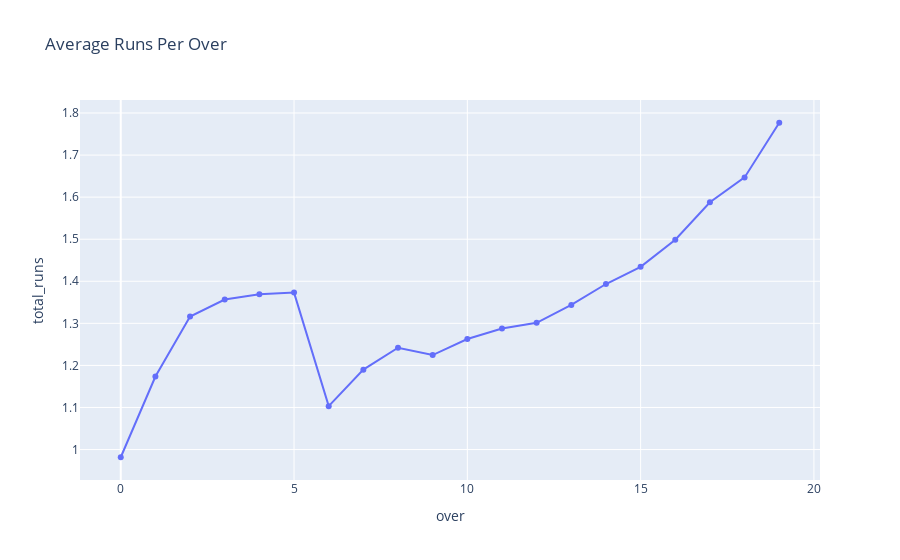

The code cell stored with this chart in its notebook:
### Code cell
#Average Runs Per Over
Avg_runs = Deliveries_df.groupby('over')['total_runs'].mean().reset_index()
fig3 = pt.line(Avg_runs,x ='over',y='total_runs',title="Average Runs Per Over", markers = "o")
fig3.show()

### Figure 1 — Plotly figure (JSON) as saved in the notebook; plotly's stock layout.template omitted (floating-point values rounded to 4 significant figures)
{"data": [{"hovertemplate": "over=%{x}<br>total_runs=%{y}<extra></extra>", "legendgroup": "", "line": {"color": "#636efa", "dash": "solid"}, "marker": {"symbol": "circle"}, "mode": "lines+markers", "name": "", "orientation": "v", "showlegend": false, "type": "scatter", "x": [0, 1, 2, 3, 4, 5, 6, 7, 8, 9, 10, 11, 12, 13, 14, 15, 16, 17, 18, 19], "xaxis": "x", "y": [0.9817, 1.174, 1.316, 1.357, 1.369, 1.373, 1.103, 1.19, 1.242, 1.225, 1.263, 1.288, 1.301, 1.344, 1.394, 1.434, 1.499, 1.588, 1.647, 1.777], "yaxis": "y"}], "layout": {"autosize": true, "legend": {"tracegroupgap": 0}, "title": {"text": "Average Runs Per Over"}, "xaxis": {"anchor": "y", "autorange": true, "domain": [0, 1], "range": [-1.15, 20.15], "title": {"text": "over"}, "type": "linear"}, "yaxis": {"anchor": "x", "autorange": true, "domain": [0, 1], "range": [0.916, 1.842], "title": {"text": "total_runs"}, "type": "linear"}}}
